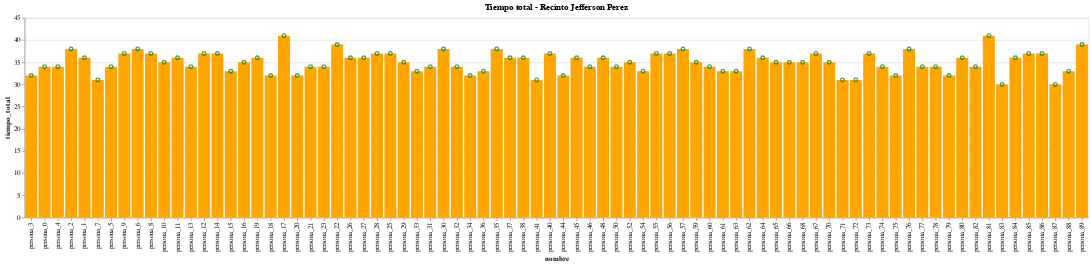

This figure's notebook cell:
### Markdown cell above
<h2>Total de de personas que realizaron el proceso de vacunación.</h2>

### Code cell
alt.Chart(df_data[df_data['resultado_vacuna']==1]).mark_bar(color='orange').encode(
    x=alt.X('nombre',sort=alt.EncodingSortField(field="id", op="count", order='ascending')),
    y='tiempo_total'
    )+alt.Chart(df_data[df_data['resultado_vacuna']==1]).mark_point(color='green').encode(
        x=alt.X('nombre',sort=alt.EncodingSortField(field="id", op="count", order='ascending')),
        y='tiempo_total').properties(title='Tiempo total - Recinto Jefferson Perez').interactive()

### Figure 1 — Vega-Lite specification as saved in the notebook (floating-point values rounded to 4 significant figures)
{"config": {"view": {"continuousWidth": 400, "continuousHeight": 300}}, "layer": [{"data": {"name": "data-5777d89e227b8101d799686cde3602b1"}, "mark": {"type": "bar", "color": "orange"}, "encoding": {"x": {"type": "nominal", "field": "nombre", "sort": {"field": "id", "op": "count", "order": "ascending"}}, "y": {"type": "quantitative", "field": "tiempo_total"}}}, {"data": {"name": "data-5777d89e227b8101d799686cde3602b1"}, "mark": {"type": "point", "color": "green"}, "encoding": {"x": {"type": "nominal", "field": "nombre", "sort": {"field": "id", "op": "count", "order": "ascending"}}, "y": {"type": "quantitative", "field": "tiempo_total"}}, "selection": {"selector001": {"type": "interval", "bind": "scales", "encodings": ["x", "y"]}}, "title": "Tiempo total - Recinto Jefferson Perez"}], "$schema": "https://vega.github.io/schema/vega-lite/v4.8.1.json", "datasets": {"data-5777d89e227b8101d799686cde3602b1": [{"id": 3, "nombre": "persona_3", "tiempo_exam": 20, "tiempo_datos": 2, "tiempo_vacuna": 6, "tiempo_certificado": 2, "tiempo_salida": 2, "tiempo_espera": 0, "resultado_vacuna": 1, "tiempo_total": 32}, {"id": 0, "nombre": "persona_0", "tiempo_exam": 20, "tiempo_datos": 3, "tiempo_vacuna": 5, "tiempo_certificado": 2, "tiempo_salida": 4, "tiempo_espera": 0, "resultado_vacuna": 1, "tiempo_total": 34}, {"id": 4, "nombre": "persona_4", "tiempo_exam": 20, "tiempo_datos": 4, "tiempo_vacuna": 5, "tiempo_certificado": 2, "tiempo_salida": 3, "tiempo_espera": 0, "resultado_vacuna": 1, "tiempo_total": 34}, {"id": 2, "nombre": "persona_2", "tiempo_exam": 20, "tiempo_datos": 3, "tiempo_vacuna": 8, "tiempo_certificado": 2, "tiempo_salida": 5, "tiempo_espera": 0, "resultado_vacuna": 1, "tiempo_total": 38}, {"id": 1, "nombre": "persona_1", "tiempo_exam": 20, "tiempo_datos": 2, "tiempo_vacuna": 9, "tiempo_certificado": 3, "tiempo_salida": 2, "tiempo_espera": 0, "resultado_vacuna": 1, "tiempo_total": 36}, {"id": 7, "nombre": "persona_7", "tiempo_exam": 20, "tiempo_datos": 2, "tiempo_vacuna": 5, "tiempo_certificado": 3, "tiempo_salida": 1, "tiempo_espera": 15, "resultado_vacuna": 1, "tiempo_total": 31}, {"id": 5, "nombre": "persona_5", "tiempo_exam": 20, "tiempo_datos": 4, "tiempo_vacuna": 5, "tiempo_certificado": 1, "tiempo_salida": 4, "tiempo_espera": 20, "resultado_vacuna": 1, "tiempo_total": 34}, {"id": 9, "nombre": "persona_9", "tiempo_exam": 20, "tiempo_datos": 2, "tiempo_vacuna": 9, "tiempo_certificado": 1, "tiempo_salida": 5, "tiempo_espera": 6, "resultado_vacuna": 1, "tiempo_total": 37}, {"id": 6, "nombre": "persona_6", "tiempo_exam": 20, "tiempo_datos": 3, "tiempo_vacuna": 8, "tiempo_certificado": 3, "tiempo_salida": 4, "tiempo_espera": 20, "resultado_vacuna": 1, "tiempo_total": 38}, {"id": 8, "nombre": "persona_8", "tiempo_exam": 20, "tiempo_datos": 2, "tiempo_vacuna": 10, "tiempo_certificado": 2, "tiempo_salida": 3, "tiempo_espera": 10, "resultado_vacuna": 1, "tiempo_total": 37}, {"id": 10, "nombre": "persona_10", "tiempo_exam": 20, "tiempo_datos": 2, "tiempo_vacuna": 5, "tiempo_certificado": 3, "tiempo_salida": 5, "tiempo_espera": 22, "resultado_vacuna": 1, "tiempo_total": 35}, {"id": 11, "nombre": "persona_11", "tiempo_exam": 20, "tiempo_datos": 3, "tiempo_vacuna": 8, "tiempo_certificado": 1, "tiempo_salida": 4, "tiempo_espera": 18, "resultado_vacuna": 1, "tiempo_total": 36}, {"id": 13, "nombre": "persona_13", "tiempo_exam": 20, "tiempo_datos": 2, "tiempo_vacuna": 9, "tiempo_certificado": 2, "tiempo_salida": 1, "tiempo_espera": 9, "resultado_vacuna": 1, "tiempo_total": 34}, {"id": 12, "nombre": "persona_12", "tiempo_exam": 20, "tiempo_datos": 4, "tiempo_vacuna": 7, "tiempo_certificado": 2, "tiempo_salida": 4, "tiempo_espera": 13, "resultado_vacuna": 1, "tiempo_total": 37}, {"id": 14, "nombre": "persona_14", "tiempo_exam": 20, "tiempo_datos": 2, "tiempo_vacuna": 10, "tiempo_certificado": 1, "tiempo_salida": 4, "tiempo_espera": 5, "resultado_vacuna": 1, "tiempo_total": 37}, {"id": 15, "nombre": "persona_15", "tiempo_exam": 20, "tiempo_datos": 2, "tiempo_vacuna": 6, "tiempo_certificado": 2, "tiempo_salida": 3, "tiempo_espera": 20, "resultado_vacuna": 1, "tiempo_total": 33}, {"id": 16, "nombre": "persona_16", "tiempo_exam": 20, "tiempo_datos": 3, "tiempo_vacuna": 6, "tiempo_certificado": 1, "tiempo_salida": 5, "tiempo_espera": 16, "resultado_vacuna": 1, "tiempo_total": 35}, {"id": 19, "nombre": "persona_19", "tiempo_exam": 20, "tiempo_datos": 4, "tiempo_vacuna": 5, "tiempo_certificado": 2, "tiempo_salida": 5, "tiempo_espera": 2, "resultado_vacuna": 1, "tiempo_total": 36}, {"id": 18, "nombre": "persona_18", "tiempo_exam": 20, "tiempo_datos": 4, "tiempo_vacuna": 6, "tiempo_certificado": 1, "tiempo_salida": 1, "tiempo_espera": 7, "resultado_vacuna": 1, "tiempo_total": 32}, {"id": 17, "nombre": "persona_17", "tiempo_exam": 20, "tiempo_datos": 4, "tiempo_vacuna": 10, "tiempo_certificado": 3, "tiempo_salida": 4, "tiempo_espera": 11, "resultado_vacuna": 1, "tiempo_total": 41}, {"id": 20, "nombre": "persona_20", "tiempo_exam": 20, "tiempo_datos": 2, "tiempo_vacuna": 7, "tiempo_certificado": 1, "tiempo_salida": 2, "tiempo_espera": 17, "resultado_vacuna": 1, "tiempo_total": 32}, {"id": 21, "nombre": "persona_21", "tiempo_exam": 20, "tiempo_datos": 3, "tiempo_vacuna": 6, "tiempo_certificado": 2, "tiempo_salida": 3, "tiempo_espera": 13, "resultado_vacuna": 1, "tiempo_total": 34}, {"id": 23, "nombre": "persona_23", "tiempo_exam": 20, "tiempo_datos": 4, "tiempo_vacuna": 8, "tiempo_certificado": 1, "tiempo_salida": 1, "tiempo_espera": 3, "resultado_vacuna": 1, "tiempo_total": 34}, {"id": 22, "nombre": "persona_22", "tiempo_exam": 20, "tiempo_datos": 4, "tiempo_vacuna": 9, "tiempo_certificado": 1, "tiempo_salida": 5, "tiempo_espera": 8, "resultado_vacuna": 1, "tiempo_total": 39}, {"id": 26, "nombre": "persona_26", "tiempo_exam": 20, "tiempo_datos": 3, "tiempo_vacuna": 6, "tiempo_certificado": 3, "tiempo_salida": 4, "tiempo_espera": 11, "resultado_vacuna": 1, "tiempo_total": 36}, {"id": 27, "nombre": "persona_27", "tiempo_exam": 20, "tiempo_datos": 2, "tiempo_vacuna": 9, "tiempo_certificado": 2, "tiempo_salida": 3, "tiempo_espera": 6, "resultado_vacuna": 1, "tiempo_total": 36}, {"id": 28, "nombre": "persona_28", "tiempo_exam": 20, "tiempo_datos": 2, "tiempo_vacuna": 9, "tiempo_certificado": 3, "tiempo_salida": 3, "tiempo_espera": 2, "resultado_vacuna": 1, "tiempo_total": 37}, {"id": 25, "nombre": "persona_25", "tiempo_exam": 20, "tiempo_datos": 3, "tiempo_vacuna": 10, "tiempo_certificado": 3, "tiempo_salida": 1, "tiempo_espera": 15, "resultado_vacuna": 1, "tiempo_total": 37}, {"id": 29, "nombre": "persona_29", "tiempo_exam": 20, "tiempo_datos": 2, "tiempo_vacuna": 9, "tiempo_certificado": 3, "tiempo_salida": 1, "tiempo_espera": 0, "resultado_vacuna": 1, "tiempo_total": 35}, {"id": 33, "nombre": "persona_33", "tiempo_exam": 20, "tiempo_datos": 3, "tiempo_vacuna": 5, "tiempo_certificado": 1, "tiempo_salida": 4, "tiempo_espera": 0, "resultado_vacuna": 1, "tiempo_total": 33}, {"id": 31, "nombre": "persona_31", "tiempo_exam": 20, "tiempo_datos": 3, "tiempo_vacuna": 7, "tiempo_certificado": 3, "tiempo_salida": 1, "tiempo_espera": 8, "resultado_vacuna": 1, "tiempo_total": 34}, {"id": 30, "nombre": "persona_30", "tiempo_exam": 20, "tiempo_datos": 4, "tiempo_vacuna": 7, "tiempo_certificado": 2, "tiempo_salida": 5, "tiempo_espera": 13, "resultado_vacuna": 1, "tiempo_total": 38}, {"id": 32, "nombre": "persona_32", "tiempo_exam": 20, "tiempo_datos": 4, "tiempo_vacuna": 7, "tiempo_certificado": 2, "tiempo_salida": 1, "tiempo_espera": 4, "resultado_vacuna": 1, "tiempo_total": 34}, {"id": 34, "nombre": "persona_34", "tiempo_exam": 20, "tiempo_datos": 3, "tiempo_vacuna": 7, "tiempo_certificado": 1, "tiempo_salida": 1, "tiempo_espera": 0, "resultado_vacuna": 1, "tiempo_total": 32}, {"id": 36, "nombre": "persona_36", "tiempo_exam": 20, "tiempo_datos": 3, "tiempo_vacuna": 5, "tiempo_certificado": 2, "tiempo_salida": 3, "tiempo_espera": 5, "resultado_vacuna": 1, "tiempo_total": 33}, {"id": 35, "nombre": "persona_35", "tiempo_exam": 20, "tiempo_datos": 4, "tiempo_vacuna": 7, "tiempo_certificado": 2, "tiempo_salida": 5, "tiempo_espera": 10, "resultado_vacuna": 1, "tiempo_total": 38}, {"id": 37, "nombre": "persona_37", "tiempo_exam": 20, "tiempo_datos": 3, "tiempo_vacuna": 9, "tiempo_certificado": 1, "tiempo_salida": 3, "tiempo_espera": 1, "resultado_vacuna": 1, "tiempo_total": 36}, {"id": 38, "nombre": "persona_38", "tiempo_exam": 20, "tiempo_datos": 3, "tiempo_vacuna": 8, "tiempo_certificado": 3, "tiempo_salida": 2, "tiempo_espera": 0, "resultado_vacuna": 1, "tiempo_total": 36}, {"id": 41, "nombre": "persona_41", "tiempo_exam": 20, "tiempo_datos": 3, "tiempo_vacuna": 6, "tiempo_certificado": 1, "tiempo_salida": 1, "tiempo_espera": 1, "resultado_vacuna": 1, "tiempo_total": 31}, {"id": 40, "nombre": "persona_40", "tiempo_exam": 20, "tiempo_datos": 3, "tiempo_vacuna": 6, "tiempo_certificado": 3, "tiempo_salida": 5, "tiempo_espera": 6, "resultado_vacuna": 1, "tiempo_total": 37}, {"id": 44, "nombre": "persona_44", "tiempo_exam": 20, "tiempo_datos": 3, "tiempo_vacuna": 6, "tiempo_certificado": 2, "tiempo_salida": 1, "tiempo_espera": 0, "resultado_vacuna": 1, "tiempo_total": 32}, {"id": 45, "nombre": "persona_45", "tiempo_exam": 20, "tiempo_datos": 2, "tiempo_vacuna": 8, "tiempo_certificado": 3, "tiempo_salida": 3, "tiempo_espera": 4, "resultado_vacuna": 1, "tiempo_total": 36}, {"id": 46, "nombre": "persona_46", "tiempo_exam": 20, "tiempo_datos": 2, "tiempo_vacuna": 10, "tiempo_certificado": 1, "tiempo_salida": 1, "tiempo_espera": 0, "resultado_vacuna": 1, "tiempo_total": 34}, {"id": 48, "nombre": "persona_48", "tiempo_exam": 20, "tiempo_datos": 2, "tiempo_vacuna": 7, "tiempo_certificado": 2, "tiempo_salida": 5, "tiempo_espera": 0, "resultado_vacuna": 1, "tiempo_total": 36}, {"id": 50, "nombre": "persona_50", "tiempo_exam": 20, "tiempo_datos": 3, "tiempo_vacuna": 7, "tiempo_certificado": 3, "tiempo_salida": 1, "tiempo_espera": 2, "resultado_vacuna": 1, "tiempo_total": 34}, {"id": 52, "nombre": "persona_52", "tiempo_exam": 20, "tiempo_datos": 2, "tiempo_vacuna": 7, "tiempo_certificado": 1, "tiempo_salida": 5, "tiempo_espera": 0, "resultado_vacuna": 1, "tiempo_total": 35}, {"id": 54, "nombre": "persona_54", "tiempo_exam": 20, "tiempo_datos": 4, "tiempo_vacuna": 5, "tiempo_certificado": 2, "tiempo_salida": 2, "tiempo_espera": 0, "resultado_vacuna": 1, "tiempo_total": 33}, {"id": 55, "nombre": "persona_55", "tiempo_exam": 20, "tiempo_datos": 3, "tiempo_vacuna": 10, "tiempo_certificado": 1, "tiempo_salida": 3, "tiempo_espera": 1, "resultado_vacuna": 1, "tiempo_total": 37}, {"id": 56, "nombre": "persona_56", "tiempo_exam": 20, "tiempo_datos": 4, "tiempo_vacuna": 5, "tiempo_certificado": 3, "tiempo_salida": 5, "tiempo_espera": 0, "resultado_vacuna": 1, "tiempo_total": 37}, {"id": 57, "nombre": "persona_57", "tiempo_exam": 20, "tiempo_datos": 2, "tiempo_vacuna": 10, "tiempo_certificado": 1, "tiempo_salida": 5, "tiempo_espera": 0, "resultado_vacuna": 1, "tiempo_total": 38}, {"id": 59, "nombre": "persona_59", "tiempo_exam": 20, "tiempo_datos": 4, "tiempo_vacuna": 7, "tiempo_certificado": 3, "tiempo_salida": 1, "tiempo_espera": 0, "resultado_vacuna": 1, "tiempo_total": 35}, {"id": 60, "nombre": "persona_60", "tiempo_exam": 20, "tiempo_datos": 2, "tiempo_vacuna": 6, "tiempo_certificado": 3, "tiempo_salida": 3, "tiempo_espera": 0, "resultado_vacuna": 1, "tiempo_total": 34}, {"id": 61, "nombre": "persona_61", "tiempo_exam": 20, "tiempo_datos": 3, "tiempo_vacuna": 6, "tiempo_certificado": 2, "tiempo_salida": 2, "tiempo_espera": 0, "resultado_vacuna": 1, "tiempo_total": 33}, {"id": 63, "nombre": "persona_63", "tiempo_exam": 20, "tiempo_datos": 2, "tiempo_vacuna": 8, "tiempo_certificado": 1, "tiempo_salida": 2, "tiempo_espera": 0, "resultado_vacuna": 1, "tiempo_total": 33}, {"id": 62, "nombre": "persona_62", "tiempo_exam": 20, "tiempo_datos": 4, "tiempo_vacuna": 9, "tiempo_certificado": 3, "tiempo_salida": 2, "tiempo_espera": 0, "resultado_vacuna": 1, "tiempo_total": 38}, {"id": 64, "nombre": "persona_64", "tiempo_exam": 20, "tiempo_datos": 4, "tiempo_vacuna": 8, "tiempo_certificado": 3, "tiempo_salida": 1, "tiempo_espera": 0, "resultado_vacuna": 1, "tiempo_total": 36}, {"id": 65, "nombre": "persona_65", "tiempo_exam": 20, "tiempo_datos": 3, "tiempo_vacuna": 9, "tiempo_certificado": 2, "tiempo_salida": 1, "tiempo_espera": 0, "resultado_vacuna": 1, "tiempo_total": 35}, {"id": 66, "nombre": "persona_66", "tiempo_exam": 20, "tiempo_datos": 2, "tiempo_vacuna": 8, "tiempo_certificado": 3, "tiempo_salida": 2, "tiempo_espera": 0, "resultado_vacuna": 1, "tiempo_total": 35}, {"id": 68, "nombre": "persona_68", "tiempo_exam": 20, "tiempo_datos": 3, "tiempo_vacuna": 6, "tiempo_certificado": 1, "tiempo_salida": 5, "tiempo_espera": 0, "resultado_vacuna": 1, "tiempo_total": 35}, {"id": 67, "nombre": "persona_67", "tiempo_exam": 20, "tiempo_datos": 3, "tiempo_vacuna": 10, "tiempo_certificado": 3, "tiempo_salida": 1, "tiempo_espera": 0, "resultado_vacuna": 1, "tiempo_total": 37}, {"id": 70, "nombre": "persona_70", "tiempo_exam": 20, "tiempo_datos": 4, "tiempo_vacuna": 6, "tiempo_certificado": 3, "tiempo_salida": 2, "tiempo_espera": 0, "resultado_vacuna": 1, "tiempo_total": 35}, {"id": 71, "nombre": "persona_71", "tiempo_exam": 20, "tiempo_datos": 2, "tiempo_vacuna": 7, "tiempo_certificado": 1, "tiempo_salida": 1, "tiempo_espera": 0, "resultado_vacuna": 1, "tiempo_total": 31}, {"id": 72, "nombre": "persona_72", "tiempo_exam": 20, "tiempo_datos": 3, "tiempo_vacuna": 5, "tiempo_certificado": 2, "tiempo_salida": 1, "tiempo_espera": 0, "resultado_vacuna": 1, "tiempo_total": 31}, {"id": 73, "nombre": "persona_73", "tiempo_exam": 20, "tiempo_datos": 4, "tiempo_vacuna": 9, "tiempo_certificado": 3, "tiempo_salida": 1, "tiempo_espera": 0, "resultado_vacuna": 1, "tiempo_total": 37}, {"id": 74, "nombre": "persona_74", "tiempo_exam": 20, "tiempo_datos": 2, "tiempo_vacuna": 6, "tiempo_certificado": 3, "tiempo_salida": 3, "tiempo_espera": 0, "resultado_vacuna": 1, "tiempo_total": 34}, {"id": 75, "nombre": "persona_75", "tiempo_exam": 20, "tiempo_datos": 2, "tiempo_vacuna": 6, "tiempo_certificado": 2, "tiempo_salida": 2, "tiempo_espera": 0, "resultado_vacuna": 1, "tiempo_total": 32}, {"id": 76, "nombre": "persona_76", "tiempo_exam": 20, "tiempo_datos": 2, "tiempo_vacuna": 10, "tiempo_certificado": 1, "tiempo_salida": 5, "tiempo_espera": 0, "resultado_vacuna": 1, "tiempo_total": 38}, {"id": 77, "nombre": "persona_77", "tiempo_exam": 20, "tiempo_datos": 2, "tiempo_vacuna": 7, "tiempo_certificado": 1, "tiempo_salida": 4, "tiempo_espera": 0, "resultado_vacuna": 1, "tiempo_total": 34}, {"id": 78, "nombre": "persona_78", "tiempo_exam": 20, "tiempo_datos": 4, "tiempo_vacuna": 5, "tiempo_certificado": 2, "tiempo_salida": 3, "tiempo_espera": 0, "resultado_vacuna": 1, "tiempo_total": 34}, {"id": 79, "nombre": "persona_79", "tiempo_exam": 20, "tiempo_datos": 2, "tiempo_vacuna": 6, "tiempo_certificado": 3, "tiempo_salida": 1, "tiempo_espera": 0, "resultado_vacuna": 1, "tiempo_total": 32}, {"id": 80, "nombre": "persona_80", "tiempo_exam": 20, "tiempo_datos": 3, "tiempo_vacuna": 9, "tiempo_certificado": 1, "tiempo_salida": 3, "tiempo_espera": 0, "resultado_vacuna": 1, "tiempo_total": 36}, {"id": 82, "nombre": "persona_82", "tiempo_exam": 20, "tiempo_datos": 4, "tiempo_vacuna": 6, "tiempo_certificado": 1, "tiempo_salida": 3, "tiempo_espera": 0, "resultado_vacuna": 1, "tiempo_total": 34}, {"id": 81, "nombre": "persona_81", "tiempo_exam": 20, "tiempo_datos": 4, "tiempo_vacuna": 10, "tiempo_certificado": 3, "tiempo_salida": 4, "tiempo_espera": 0, "resultado_vacuna": 1, "tiempo_total": 41}, {"id": 83, "nombre": "persona_83", "tiempo_exam": 20, "tiempo_datos": 2, "tiempo_vacuna": 5, "tiempo_certificado": 2, "tiempo_salida": 1, "tiempo_espera": 0, "resultado_vacuna": 1, "tiempo_total": 30}, {"id": 84, "nombre": "persona_84", "tiempo_exam": 20, "tiempo_datos": 2, "tiempo_vacuna": 9, "tiempo_certificado": 2, "tiempo_salida": 3, "tiempo_espera": 0, "resultado_vacuna": 1, "tiempo_total": 36}, {"id": 85, "nombre": "persona_85", "tiempo_exam": 20, "tiempo_datos": 4, "tiempo_vacuna": 7, "tiempo_certificado": 2, "tiempo_salida": 4, "tiempo_espera": 0, "resultado_vacuna": 1, "tiempo_total": 37}, {"id": 86, "nombre": "persona_86", "tiempo_exam": 20, "tiempo_datos": 4, "tiempo_vacuna": 6, "tiempo_certificado": 2, "tiempo_salida": 5, "tiempo_espera": 0, "resultado_vacuna": 1, "tiempo_total": 37}, {"id": 87, "nombre": "persona_87", "tiempo_exam": 20, "tiempo_datos": 2, "tiempo_vacuna": 5, "tiempo_certificado": 1, "tiempo_salida": 2, "tiempo_espera": 0, "resultado_vacuna": 1, "tiempo_total": 30}, {"id": 88, "nombre": "persona_88", "tiempo_exam": 20, "tiempo_datos": 2, "tiempo_vacuna": 5, "tiempo_certificado": 1, "tiempo_salida": 5, "tiempo_espera": 0, "resultado_vacuna": 1, "tiempo_total": 33}, {"id": 89, "nombre": "persona_89", "tiempo_exam": 20, "tiempo_datos": 3, "tiempo_vacuna": 9, "tiempo_certificado": 2, "tiempo_salida": 5, "tiempo_espera": 0, "resultado_vacuna": 1, "tiempo_total": 39}]}}
